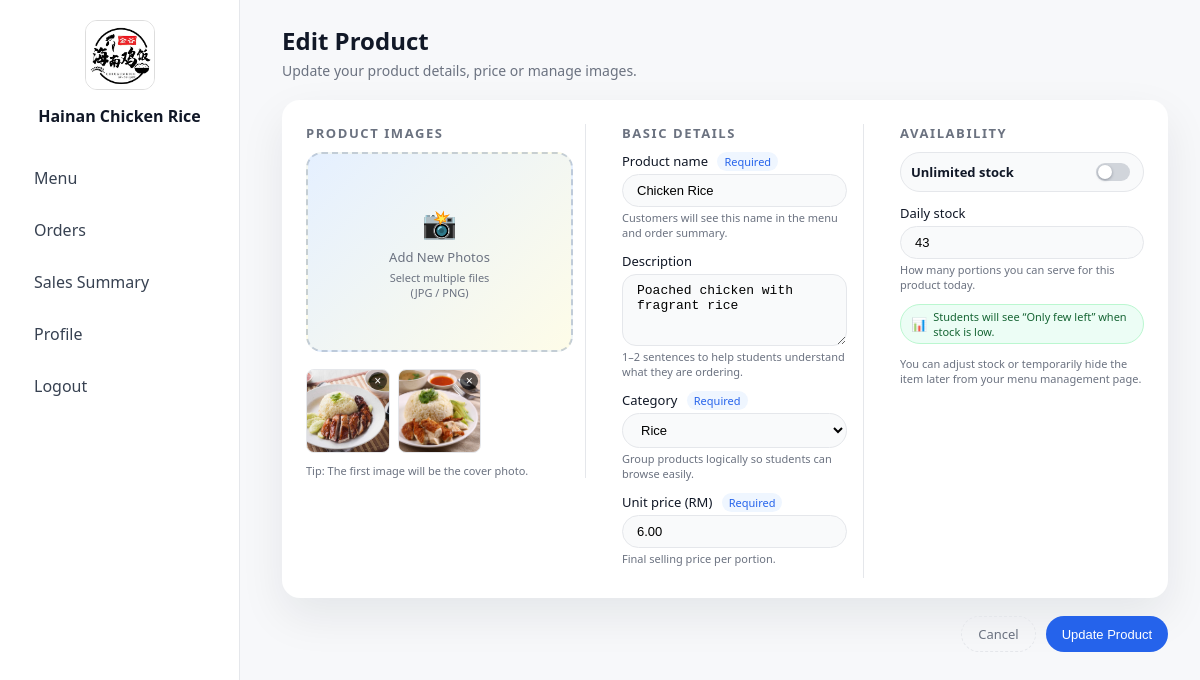
Before: /pages/edit_product.php?id=1 (signed in) with the older database file.
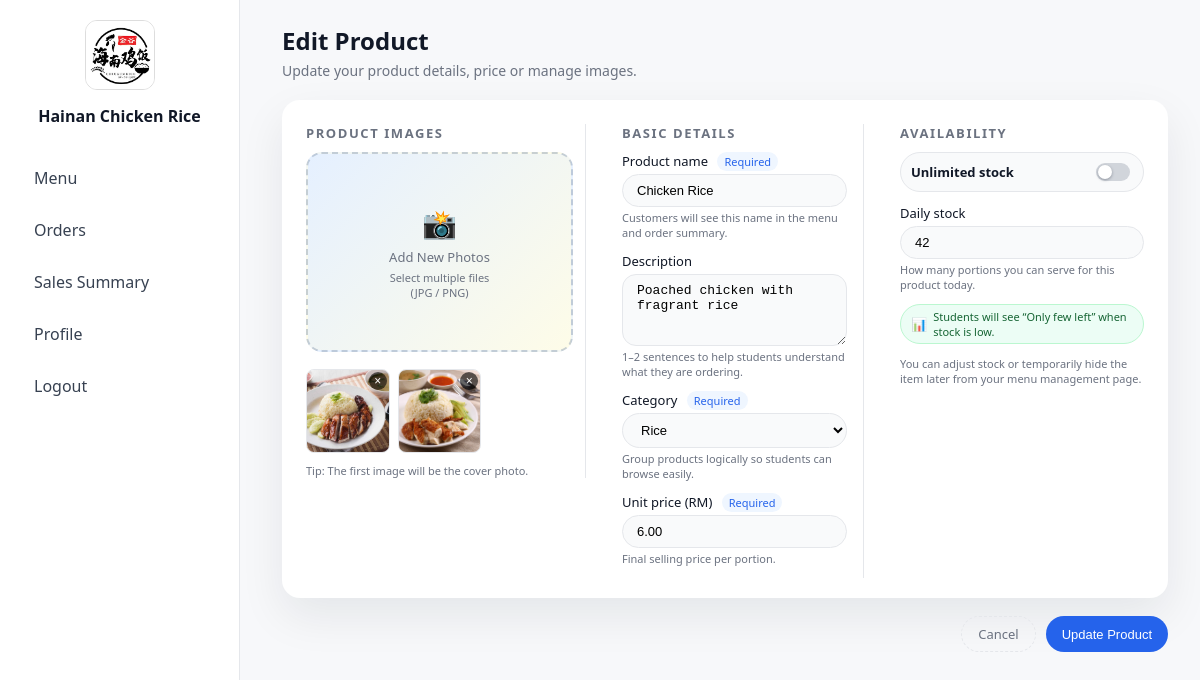
After: the same page with the newer database file.
### tables this page shows
CREATE TABLE `products` (
  `ProductId` int(11) NOT NULL,
  `StallId` int(11) NOT NULL,
  `CategoryId` int(11) DEFAULT NULL,
  `ProductName` varchar(150) NOT NULL,
  `Description` text DEFAULT NULL,
  `UnitPrice` decimal(10,2) NOT NULL,
  `IsAvailable` tinyint(1) NOT NULL DEFAULT 1,
  `IsUnlimitedStock` tinyint(1) NOT NULL DEFAULT 0,
  `Stock` int(11) NOT NULL DEFAULT 0
);

CREATE TABLE `categories` (
  `CategoryId` int(11) NOT NULL,
  `CategoryName` varchar(100) NOT NULL,
  `CategoryLogo` text DEFAULT NULL
);

### pages/edit_product.php (the view, shortened to what the changed rows need)
<?php
require_once '../configs/db.php';
$userId = $_SESSION['user_id'];
$stmt = $db->prepare("SELECT StallId FROM stalls WHERE StaffId = ? LIMIT 1");
$stmt->execute([$userId]);
$stall = $stmt->fetch(PDO::FETCH_ASSOC);
$stallId = (int)$stall['StallId'];
$productId = $_GET['id'] ?? null;
$stmt = $db->prepare("SELECT * FROM products WHERE ProductId = ? AND StallId = ? LIMIT 1");
$stmt->execute([$productId, $stallId]);
$product = $stmt->fetch(PDO::FETCH_ASSOC);
$categories = [];
try {
    $stmt = $db->query("SELECT CategoryId, CategoryName FROM categories ORDER BY CategoryName");
    $categories = $stmt->fetchAll(PDO::FETCH_ASSOC);
} catch (Exception $e) {}
?>
<!DOCTYPE html>
<html lang="en">
<head>
    <link rel="stylesheet" href="../assets/css/vendor_add_product.css">
</head>
<body>
<div class="page-wrapper">
    <?php include 'vendor_sidebar.php'; ?>
    <div class="content-area">
        <div class="content-header">
            <h1 class="content-title">Edit Product</h1>
        </div>
        <form id="editProductForm" enctype="multipart/form-data" method="post" action="edit_product_action.php">
            <div class="product-card">
                <div class="card-section card-main">
                    <div class="field-row">
                        <div class="field">
                            <label for="productName">
                                Product name
                                <span class="label-badge">Required</span>
                            </label>
                            <input type="text" id="productName" name="product_name"
                                   value="<?= htmlspecialchars($product['ProductName']) ?>"
                                   placeholder="E.g. Signature Chicken Rice">
                            <small>Customers will see this name in the menu and order summary.</small>
                        </div>
                    </div>
                    <div class="field-row">
                        <div class="field">
                            <label for="description">Description</label>
                            <textarea id="description" name="description"
                                      placeholder="Short description..."><?= htmlspecialchars($product['Description']) ?></textarea>
                            <small>1–2 sentences to help students understand what they are ordering.</small>
                        </div>
                    </div>
                    <div class="field-row">
                        <div class="field">
                            <label for="categorySelect">
                                Category
                                <span class="label-badge">Required</span>
                            </label>
                            <select id="categorySelect" name="category_select">
                                <?php foreach ($categories as $cat): ?>
                                    <option value="<?= htmlspecialchars($cat['CategoryId']) ?>"
                                        <?= $cat['CategoryId'] == $product['CategoryId'] ? 'selected' : '' ?>>
                                        <?= htmlspecialchars($cat['CategoryName']) ?>
                                    </option>
                                <?php endforeach; ?>
                            </select>
                            <small>Group products logically so students can browse easily.</small>
                        </div>
                    </div>
                    <div class="field-row">
                        <div class="field">
                            <label for="unitPrice">
                                Unit price (RM)
                                <span class="label-badge">Required</span>
                            </label>
                            <input type="number" step="0.10" min="0" id="unitPrice" name="unit_price"
                                   value="<?= $product['UnitPrice'] ?>"
                                   placeholder="E.g. 6.00">
                            <small>Final selling price per portion.</small>
                        </div>
                    </div>
                </div>
                <div class="card-section card-stock">
                    <div class="field-row">
                        <div class="field">
                            <div class="pill-toggle">
                                <div class="pill-toggle-label">
                                    <strong>Unlimited stock</strong>
                                </div>
                                <input type="checkbox" id="isUnlimited" name="is_unlimited"
                                       <?= $product['IsUnlimitedStock'] ? 'checked' : '' ?>>
                            </div>
                        </div>
                    </div>
                    <div class="field-row" id="stockFieldRow">
                        <div class="field">
                            <label for="stock">
                                Daily stock
                            </label>
                            <input type="number" min="0" id="stock" name="stock"
                                   value="<?= $product['Stock'] ?>"
                                   placeholder="E.g. 50">
                            <small>How many portions you can serve for this product today.</small>
                        </div>
                    </div>
                </div>
            </div>
        </form>
    </div>
</div>
</body>
</html>

Changed rows visible on the page:
changed products "Chicken Rice": stock "43" → "42"
